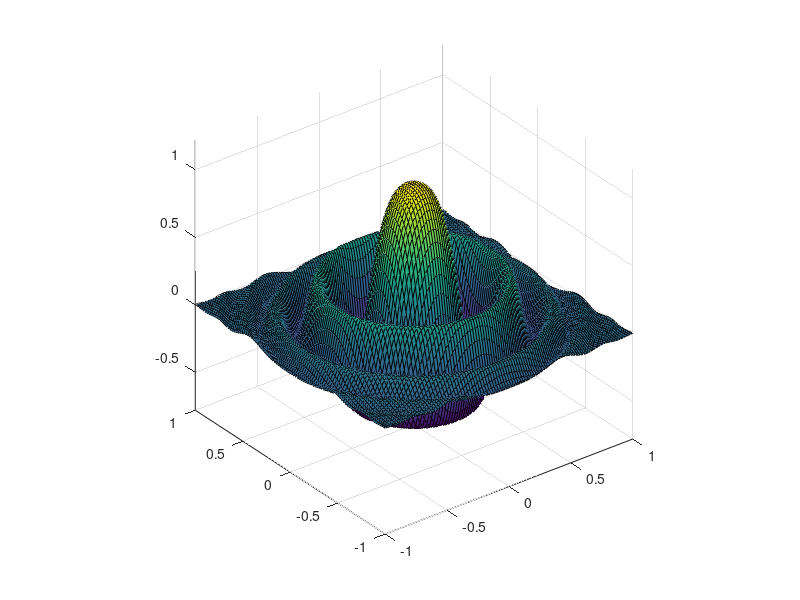

Reproduce this figure in MATLAB. (Note: this script raises an error after producing the figure.)
0
x = repmat(linspace(-1,1),[100,1]);
y = x';
r = x.^2+y.^2;
z = exp(-r*3).*cos(5*pi*r);
surf(x,y,z);
axis equal
view(3)
mprint view1
